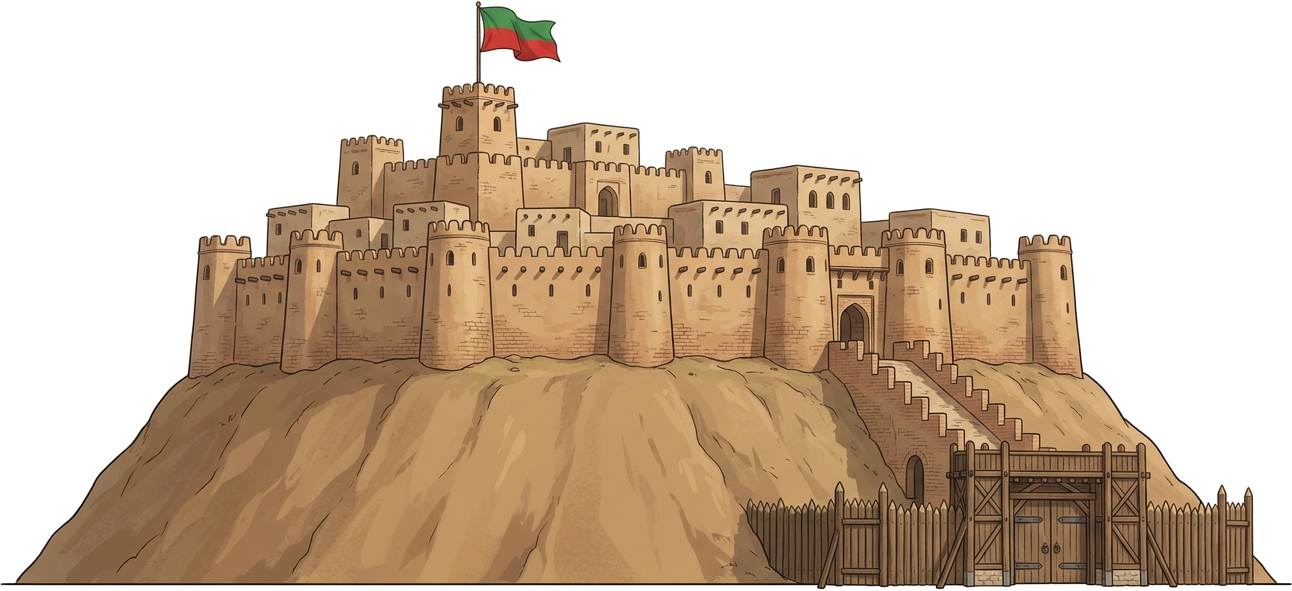
#> input picture assets_src/sliced/erbil_citadel.png, 1292 x 591 px, found by its file name
$ python pack_assets.py ../assets_src/sliced/erbil_citadel.png ../assets_src/sliced/mongol_camp.png
#> lines starting #> are read from the running program, lines starting #| are printed output that depends on the picture
"""Copy chosen sliced parts into www/assets with game names, resized for mobile.
Usage: python -I pack_assets.py <sliced_dir> <www_assets_dir>
Writes manifest.js (window.ASSET_LIST) listing every packed image + size."""
import sys, os, json
from PIL import Image

SRC, DST = sys.argv[1], sys.argv[2]
os.makedirs(DST, exist_ok=True)

NAMES = {
    "kurdish_headgear": ["k_helm_mail", "k_helm_turban", "k_helm_gilded", "k_headwrap", "k_felt_cap",
                          "k_helm_nasal", "k_kettle_hat", "k_hood", "k_head_base"],
    "kurdish_weapons": ["k_shield_round", "k_shield_kite", "k_pavise", "k_sword", "k_sabre", "k_spear",
                         "k_javelin", "k_bow", "k_crossbow", "k_mace", "k_axe", "k_sling"],
    "mongol_headgear": ["m_helm_tassel", "m_fur_hat", "m_leather_cap", "m_mask_helm", "m_general_helm",
                         "m_felt_hat", "m_lamellar_hood", "m_shaman_hat", "m_head_braids"],
    "mongol_weapons": ["m_shield_wicker", "m_shield_leather", "m_lance", "m_sabre", "m_quiver", "m_mace",
                        "m_bow", "m_axe", "m_lasso", "m_tug_banner", "m_flag", "m_drum"],
    "siege_engines": ["s_mangonel", "s_treb_arm", "s_trebuchet", "s_ballista", "s_bolt", "s_tower",
                       "s_ram_shed", "s_ram_log", "s_ladder"],
    "fx_projectiles": ["fx_big_bolt", "fx_arrow", "fx_fire_arrow", "fx_javelin", "fx_stone", "fx_boulder",
                        "fx_pot", "fx_pot_fire", "fx_splinters", "fx_rubble", "fx_dust", "fx_steam",
                        "fx_explosion", "fx_spark", "fx_raindrop", "fx_cloud"],
    "horse_parts": ["h_torso", "h_head", "h_full", "h_tail", "h_leg_front_up", "h_leg_back_up",
                     "h_leg_front_low", "h_leg_back_low"],
    "general_sheet_A": ["az_cape", "az_head", "az_crossbow", "az_arms_l", "az_torso_arms", "az_full",
                         "az_spear", "az_banner", "az_legs", "az_boot"],
    "general_sheet_B": ["boss_head", "boss_banner", "boss_torso", "boss_arm", "boss_upperarm", "boss_full",
                         "boss_forearm", "boss_glaive", "boss_thigh", "boss_cape", "boss_skirt_legs", "boss_shin"],
    "portraits_kurdish": [f"pk_{i}" for i in range(10)],
    "portraits_mongol": [f"pm_{i}" for i in range(10)],
    "kurdish_torsos": ["kt_linen", "kt_gambeson", "kt_mail", "kt_lamellar", "kt_archer", "kt_heavy",
                        "kt_vest", "kt_cloak"],
    "ballista_parts": ["bl_top", "bl_base", "bl_full", "bl_bolt"],
    "flame_frames": ["_x0", "fl_0", "fl_1", "fl_2", "fl_3", "_x1", "fl_4", "fl_5", "fl_6", "fl_7"],
    "mongol_torsos": ["mt_deel_blue", "mt_deel_fur", "mt_leather_lam", "mt_iron_lam", "mt_ragged",
                       "mt_silk", "mt_lancer", "mt_archer"],
}
MAXDIM = {"portraits_kurdish": 160, "portraits_mongol": 160, "siege_engines": 420, "horse_parts": 300,
          "general_sheet_A": 360, "general_sheet_B": 360, "fx_projectiles": 160, "ballista_parts": 300, "flame_frames": 120}
DEFAULT_MAX = 220

manifest = {}


def save(img, name, maxdim):
    w, h = img.size
    ow, oh = w, h
    s = min(1.0, maxdim / max(w, h))
    if s < 1:
        img = img.resize((max(1, round(w * s)), max(1, round(h * s))), Image.LANCZOS)
    fn = name + ".webp"
    img.save(os.path.join(DST, fn), "WEBP", quality=88, method=6)
    manifest[name] = {"f": fn, "w": img.size[0], "h": img.size[1], "ow": ow, "oh": oh}


for sheet, names in NAMES.items():
    for i, n in enumerate(names):
        if n.startswith("_"):
            continue
        p = os.path.join(SRC, sheet, f"{i:02d}.png")
        if os.path.exists(p):
            save(Image.open(p).convert("RGBA"), n, MAXDIM.get(sheet, DEFAULT_MAX))
        else:
            print("missing", sheet, i)

save(Image.open(os.path.join(SRC, "erbil_citadel.png")), "citadel", 1292)
#> in save, `w, h = img.size`: w = 1292; h = 591
#> in save, `ow, oh = w, h`: ow = 1292; oh = 591
#> in save, `s = min(1.0, maxdim / max(w, h))`: s = 1
#> in save, img is the input picture: PIL image 1292x591 RGBA; mean R, G, B, A 188, 169.4, 147.3, 137.5
save(Image.open(os.path.join(SRC, "mongol_camp.png")), "camp", 1100)
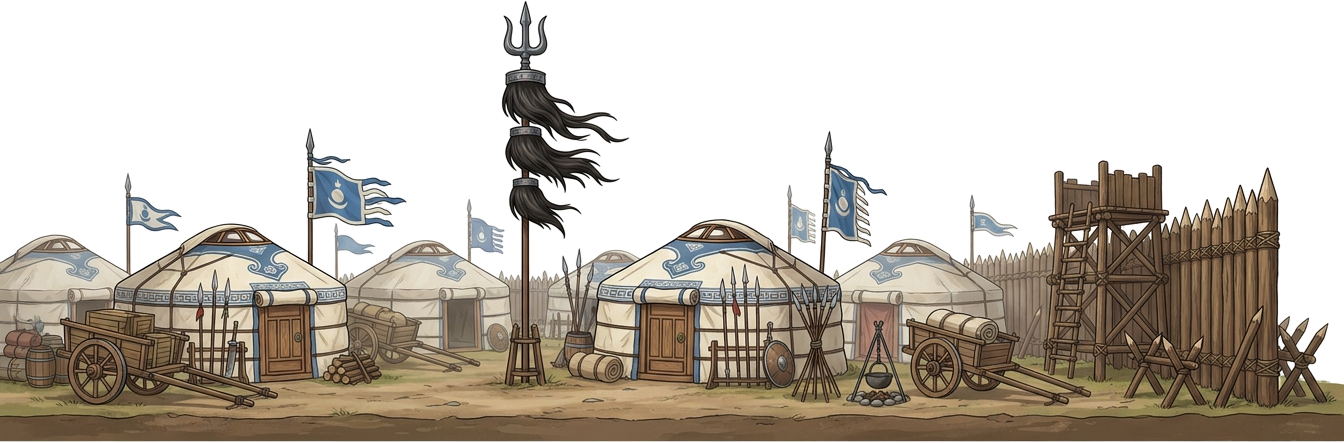
#> input picture assets_src/sliced/mongol_camp.png, 1344 x 443 px, found by its file name
save(Image.open(os.path.join(SRC, "battlefield_bg.png")), "bg_field", 1344)
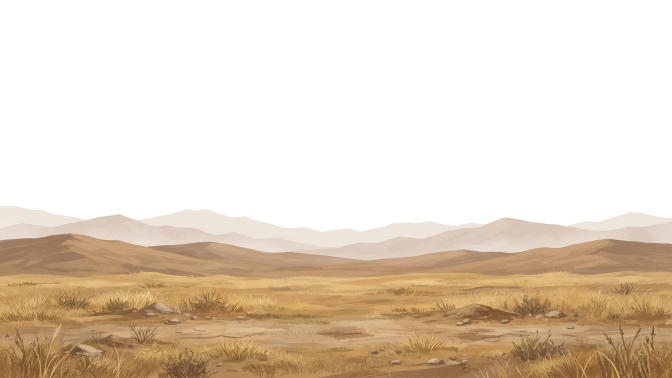
#> input picture assets_src/sliced/battlefield_bg.png, 1344 x 756 px, found by its file name (shown at 1/2 size)
#> in save, img is the input picture: PIL image 1344x756 RGBA; mean R, G, B, A 206.9, 194.6, 175.6, 106.5
for n in ["menu_art", "map_parchment"]:
#> (the run stopped early here; a loop or call above may not have finished)
